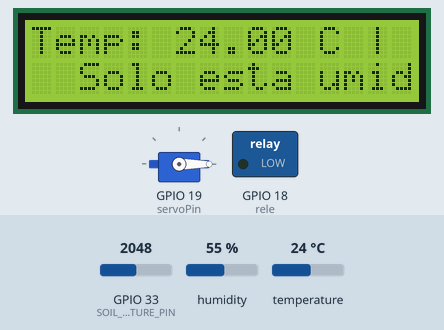
Recording of a sketch running on a simulated ESP32. On the bench: 16×2 character LCD, servo, switched loads named in the sketch (green lamp = pin HIGH). Inputs (shaded band) come from the test bench; at power-on: GPIO 33 (SOIL_MOISTURE_PIN) = 2048, temperature 24 °C, humidity 55 %. Nothing arrives over Bluetooth unless stated; what the sketch prints to the serial monitor is not drawn.

Above: at 1.2 s.
1.3 s: GPIO 33 (SOIL_MOISTURE_PIN) set to 291
2.8 s: GPIO 33 (SOIL_MOISTURE_PIN) set to 253
At 3.9 s:
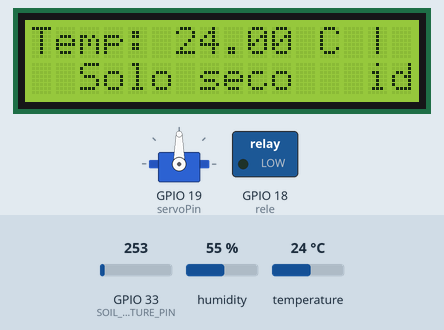
4.4 s: GPIO 33 (SOIL_MOISTURE_PIN) set to 491
At 5.6 s:
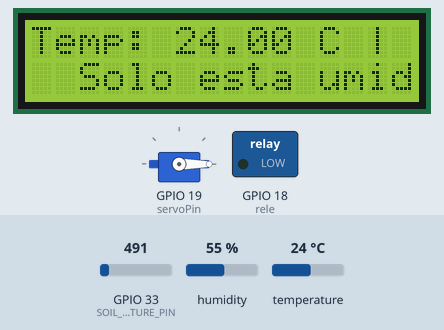
5.9 s: GPIO 33 (SOIL_MOISTURE_PIN) set to 0
At 7.1 s:
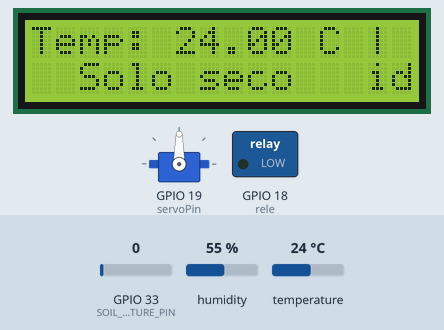
7.4 s: temperature set to 12 °C
At 9.5 s:
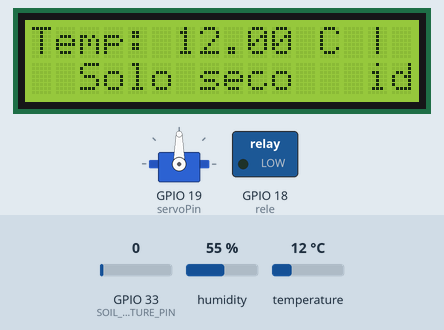
9.8 s: temperature set to 19 °C
At 11.0 s:
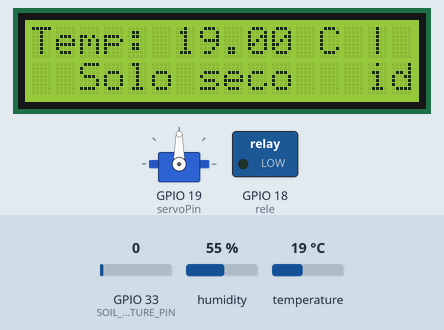
Timing chart, 0 to 12.8 s (numbered marks = the images above; inputs shaded):
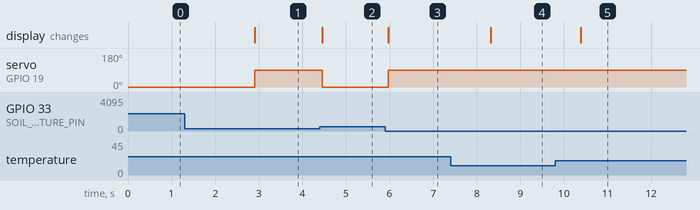

Measured:
- the behaviour switches between 266 and 265 on GPIO 33 (SOIL_MOISTURE_PIN) (found by bisection; images 0 and 1)
- after the input at 1.3 s, every drawn part: stays the same
- after the input at 2.8 s, servo on GPIO 19 (servoPin): 0° → 90° after 0.11 s; the display: changes after 0.11 s (image 1)
- after the input at 4.4 s, servo on GPIO 19 (servoPin): 90° → 0° after 0.06 s; the display: changes after 0.06 s (image 2)
- after the input at 5.9 s, servo on GPIO 19 (servoPin): 0° → 90° after 0.07 s; the display: changes after 0.07 s (image 3)
- after the input at 7.4 s, the display: changes after 0.92 s (image 4)
- after the input at 9.8 s, the display: changes after 0.58 s (image 5)

The sketch:

ProjetoMicro2.ino
```cpp
#include "BluetoothSerial.h"
#include "ESP32Servo.h"
#include "LiquidCrystal_I2C.h"
#include "Wire.h"
#include "DHT.h"

Servo servo;

#if!defined(CONFIG_BT_ENABLED)||!defined(CONFIG_BLUEDROID_ENABLED)
#error Bluetooth is not enabled! Please run 'make menuconfig' to and enable it
#endif

#define DHTPIN 32  // Pino digital ao qual o DHT11 está conectado
#define DHTTYPE DHT11  // Tipo de sensor DHT (existem vários tipos)
#define SOIL_MOISTURE_PIN 33  // Pino analógico ao qual o sensor de umidade do solo está conectado
int servoPin = 19; // Atribuimos à "servoPin" o pino no qual o servo motor está ligado

DHT dht(DHTPIN, DHTTYPE);

BluetoothSerial SerialBT;
char valorRecebido;
LiquidCrystal_I2C lcd(0x27,16,2); // Inicializando o LCD Display

void setup(){
  Serial.begin(115200);
  SerialBT.begin("micro2");
  Serial.println("Dispositivo");
  lcd.begin(16, 2);
  pinMode(18,OUTPUT); // rele
  dht.begin(); //inicializa o sensor de temperatura DHT11
  servo.attach(servoPin); //Definindo o servo
  servo.write(0); //Ângulo o qual o servo motor se inicia

}

void loop(){

//SENSORES

  //Sensor do solo
  int valorSensorSolo = analogRead(SOIL_MOISTURE_PIN);
  // Mapeia o valor para um intervalo de 0 a 100 (umidade percentual)
  int umidadeSolo = map(valorSensorSolo, 0, 1023, 0, 100);

  //leitura do DHT11
  float temperatura = dht.readTemperature(); //Lê a temperatura do ambiente

// Exibe a temperatura do DHT11 e a umidade do solo na primeira linha do LCD
  lcd.backlight();
  lcd.setCursor(0, 0);
  lcd.print("Temp: ");
  lcd.print(temperatura);
  lcd.print(" C | Solo: ");
  lcd.print(umidadeSolo);
  lcd.print(" %");

  // Exibe as informações no Monitor Serial para depuração
  Serial.print("Temperatura: ");
  Serial.print(temperatura);
  Serial.println(" °C");
  Serial.print("Umidade do Solo: ");
  Serial.print(umidadeSolo);
  Serial.println(" %");

  //fim do codigo de sensores no LCD

  //fim da leitura da umidade do solo

  //codigo para ler a umidade do solo e ligar o servo motor
  if (umidadeSolo <= 25) {
    lcd.setCursor(0, 2);
    lcd.print("  Solo seco   ");
    Serial.println("Precisa irrigar");
    servo.write(90); // Gira o servo motor para abrir a bomba de água

   }
  if (umidadeSolo > 25) {
    lcd.setCursor(0, 2);
    lcd.print("  Solo esta umido   ");
    Serial.println("OK");
    servo.write(0); // Gira o servo motor para fechar a bomba de água

   }
   //fim do codigo para ler a umidade do solo e ligar o servo motor


//FIM DOS SENSORES


  //codigo de ativacao da lampada rele
  valorRecebido = (char)SerialBT.read();
  if(Serial.available()){
    SerialBT.write(Serial.read());
  }
  if(SerialBT.available()){
    if(valorRecebido == '1'){
      SerialBT.println("relé ligada");
      digitalWrite(18,HIGH);
    }
    if(valorRecebido == '2'){
      SerialBT.println("relé desligada");
      digitalWrite(18,LOW);
    }
  }
  delay(50);
//fim do codigo ativacao lampada rele

}
```
